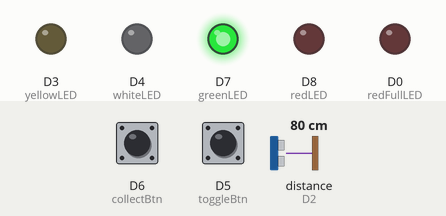
Simulated run of this sketch. Board: ESP8266 (NodeMCU). Shown: output pins drawn as LEDs (lit = HIGH). The inputs (shaded band) are chosen by the test bench; at power-on: D6 (collectBtn) HIGH, D5 (toggleBtn) HIGH, distance to the obstacle (sensor on D2) 80 cm. The echo pulse lasts 58.3 µs per cm; WiFi joins after 1.5 s; servers stay silent unless stated; uploads are accepted with an empty reply; pins used as bus, display or sensor lines are not drawn; what the sketch prints to the serial monitor is not drawn.

Above: at 2.7 s.
2.8 s: D6 (collectBtn) pulled LOW for 0.15 s
At 3.4 s:
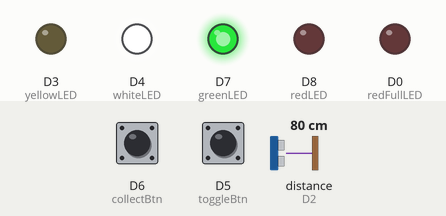
11.5 s: D5 (toggleBtn) pulled LOW for 0.15 s
At 12.4 s:
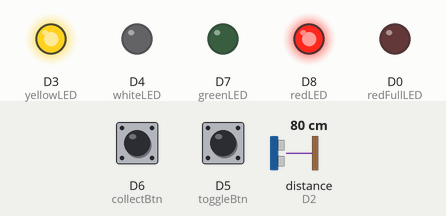
13.3 s: D6 (collectBtn) pulled LOW for 1 s
At 13.8 s:
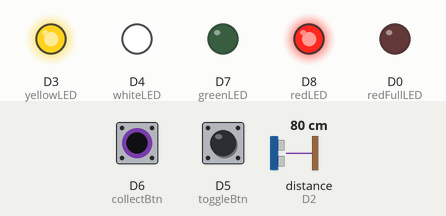
17.0 s: D5 (toggleBtn) pulled LOW for 1 s
At 17.8 s:
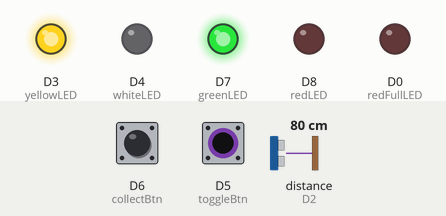
19.5 s: distance to the obstacle (sensor on D2) set to 32 cm
21.2 s: distance to the obstacle (sensor on D2) set to 26 cm
At 31.2 s:
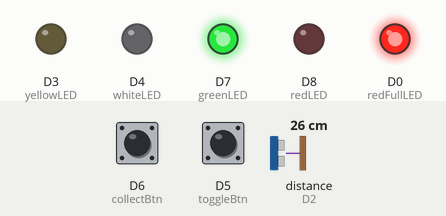
Timing chart, 0 to 32.5 s (numbered marks = the images above; inputs shaded):
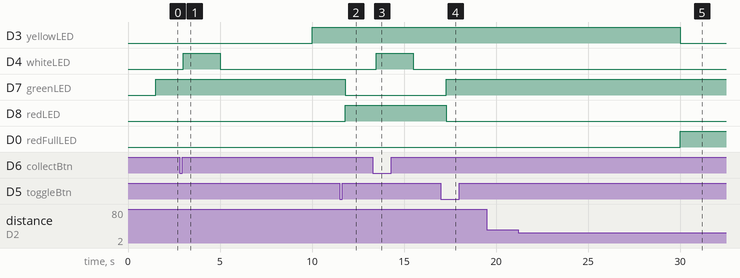

The sketch:

LastestSWM.ino
```cpp
#include <ESP8266WiFi.h>
#include <ESP8266HTTPClient.h>


WiFiClient client;
// WiFi credentials
const char* ssid = "Airtel_ompr_8321";
const char* password = "op987654321";

// Backend URLs
const String serverUrl = "http://192.168.1.6:5000/api/dustbin/update";
const String collectedUrl = "http://192.168.1.6:5000/api/dustbin/collected";

int gasLevel = 200;
// Ultrasonic pins
const int trigPin = D1;
const int echoPin = D2;

// Buttons
const int toggleBtn = D5;
const int collectBtn = D6;

// LEDs
const int greenLED = D7;    // Measuring ON
const int redLED = D8;      // Measuring OFF
const int whiteLED = D4;    // Garbage collected
const int yellowLED = D3;   // Low level
const int redFullLED = D0;  // Full bin

// Variables
bool measureEnabled = true;
unsigned long lastSent = 0;
const unsigned long interval = 10000; // 10 sec

int dustbinHeight = 19;
int sensorDistance = 43;

void setup() {
  Serial.begin(115200);
  pinMode(trigPin, OUTPUT);
  pinMode(echoPin, INPUT);

  pinMode(toggleBtn, INPUT_PULLUP);
  pinMode(collectBtn, INPUT_PULLUP);

  pinMode(greenLED, OUTPUT);
  pinMode(redLED, OUTPUT);
  pinMode(whiteLED, OUTPUT);
  pinMode(yellowLED, OUTPUT);
  pinMode(redFullLED, OUTPUT);

  connectWiFi();
}

void loop() {
  handleButtons();

  // LED indication based on measurement state
  digitalWrite(greenLED, measureEnabled ? HIGH : LOW);
  digitalWrite(redLED, measureEnabled ? LOW : HIGH);

  // Measure and send data
  if (measureEnabled && millis() - lastSent >= interval) {
    lastSent = millis();
    int distance = readDistance();
    int garbageHeight = sensorDistance - distance;
    int per = (garbageHeight * 100)/ dustbinHeight;

    Serial.print("height of garbage is: ");
    Serial.print(garbageHeight);
    Serial.println("cm");
    Serial.print("distance form sensor is: ");
    Serial.print(distance);
    Serial.println("cm");
    handleLEDForLevel(distance);
    sendDistance(per);
  }
}

// -------- WiFi Connection --------
void connectWiFi() {
  Serial.print("Connecting to WiFi...");
  WiFi.begin(ssid, password);
  while (WiFi.status() != WL_CONNECTED) {
    delay(500);
    Serial.print(".");
  }
  Serial.println("Connected!");
  Serial.println(WiFi.localIP());
}

// -------- Handle Buttons --------
void handleButtons() {
  static bool lastToggleState = HIGH;
  static bool lastCollectState = HIGH;

  bool toggleState = digitalRead(toggleBtn);
  bool collectState = digitalRead(collectBtn);

  // Toggle measurement
  if (toggleState == LOW && lastToggleState == HIGH) {
    measureEnabled = !measureEnabled;
    Serial.println(measureEnabled ? "Measurement resumed" : "Measurement paused");
    delay(300);
  }

  // Garbage collected
  if (collectState == LOW && lastCollectState == HIGH) {
    Serial.println("Garbage collected! Sending update...");
    sendCollectedStatus();

    digitalWrite(whiteLED, HIGH);
    delay(2000); // show white light for 2 seconds
    digitalWrite(whiteLED, LOW);

    delay(300);
  }

  lastToggleState = toggleState;
  lastCollectState = collectState;
}

// -------- Ultrasonic Measurement --------
int readDistance() {
  digitalWrite(trigPin, LOW);
  delayMicroseconds(2);
  digitalWrite(trigPin, HIGH);
  delayMicroseconds(10);
  digitalWrite(trigPin, LOW);

  long duration = pulseIn(echoPin, HIGH);
  int distance = duration * 0.034 / 2; // cm

  // Serial.print("Distance: ");
  // Serial.print(distance);
  // Serial.println(" cm");
  return distance;
}

// -------- LED for Garbage Level --------
void handleLEDForLevel(int distance) {
   int sensorHeight = sensorDistance;   // cm
  int binHeight = dustbinHeight;
  // assume bin height = 24
  int garbageHeight = sensorHeight - distance;
  garbageHeight = constrain(garbageHeight, 0, sensorDistance-1);

  int fillLevel = (garbageHeight * 100) / binHeight;

  // fillLevel = constrain(fillLevel, 0, 100);

  Serial.print("Fill level: ");
  Serial.print(fillLevel);
  Serial.println("%");

  // Turn off both indicator LEDs first
  digitalWrite(yellowLED, LOW);
  digitalWrite(redFullLED, LOW);

  if (fillLevel < 80) {
    digitalWrite(yellowLED, HIGH); // Low level
  } else {
    digitalWrite(redFullLED, HIGH); // Full bin
  }
}

// -------- Send Distance to Backend --------
void sendDistance(int distance) {
  int heightPer = constrain(distance, 0,200);
  if (WiFi.status() != WL_CONNECTED) {
    connectWiFi();
  }

  HTTPClient http;
  http.begin(client,serverUrl);
  http.addHeader("Content-Type", "application/json");

  String payload = "{\"binId\": \"BIN_001\", \"fillLevel\": " + String(heightPer) + ",\"gasLevel\":" + String(gasLevel) + "}";

  int httpCode = http.POST(payload);
  if(httpCode > 0){
  Serial.print("Distance sent -> Code: ");
  Serial.println(httpCode);

  }else
  {
     Serial.print("Error sending data");
  }

  http.end();
}

// -------- Send Garbage Collected Status --------
void sendCollectedStatus() {
  if (WiFi.status() != WL_CONNECTED) {
    connectWiFi();
  }

  HTTPClient http;
  http.begin(client,collectedUrl);
  http.addHeader("Content-Type", "application/json");

  String payload = "{\"binId\": \"BIN_001\", \"collected\": true}";

  int httpCode = http.POST(payload);
  if(httpCode > 0){
  Serial.print("Collected status sent -> Code: ");
  Serial.println(httpCode);

  }else
  {
     Serial.print("Error sending data");
  }


  http.end();
}
```

Measured:
- the behaviour switches between 29 and 28 cm on distance to the obstacle (sensor on D2) (found by bisection; images 4 and 5)
- after the input at 2.8 s, D4 (whiteLED): LOW → HIGH after 0.20 s, → LOW 2.0 s later
- after the input at 11.5 s, D7 (greenLED): HIGH → LOW after 0.30 s; D8 (redLED): LOW → HIGH after 0.30 s
- after the input at 13.3 s, D4 (whiteLED): LOW → HIGH after 0.20 s, → LOW 2.0 s later
- after the input at 17.0 s, D7 (greenLED): LOW → HIGH after 0.30 s; D8 (redLED): HIGH → LOW after 0.30 s
- after the input at 21.2 s, D3 (yellowLED): HIGH → LOW after 8.8 s; D0 (redFullLED): LOW → HIGH after 8.8 s
